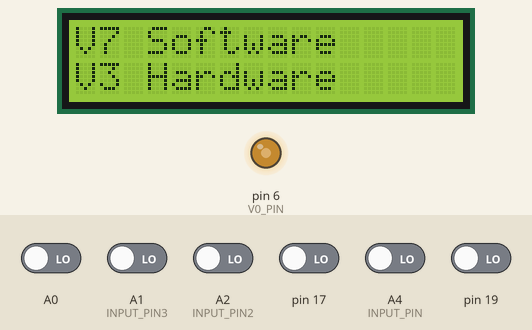
Recording of a sketch running on a simulated Arduino Uno, built with avr-gcc and run on an emulated ATmega328P. Parts: 16×2 character LCD, output pins drawn as LEDs (lit = HIGH). The inputs (shaded band) are chosen by the test bench; at power-on: A0, A1 (INPUT_PIN3), A2 (INPUT_PIN2), A4 (INPUT_PIN), pin 17, pin 19 LOW.

Above: at 2.6 s.
At 5.7 s:
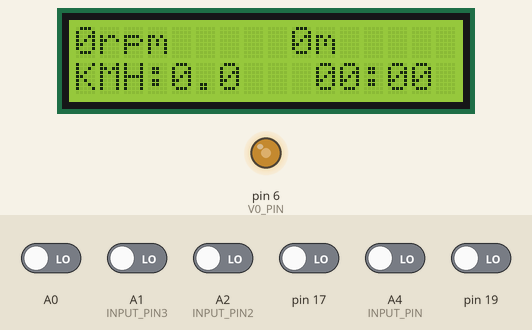
5.8 s: A1 (INPUT_PIN3) driven HIGH
At 7.8 s:
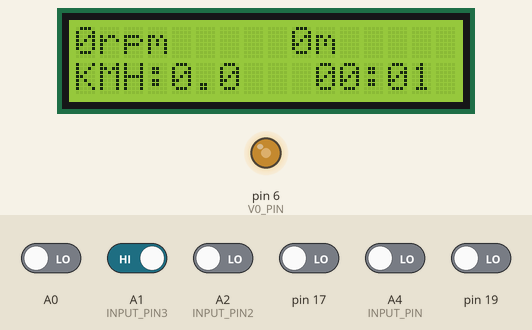
8.8 s: A0 driven HIGH
At 9.4 s:
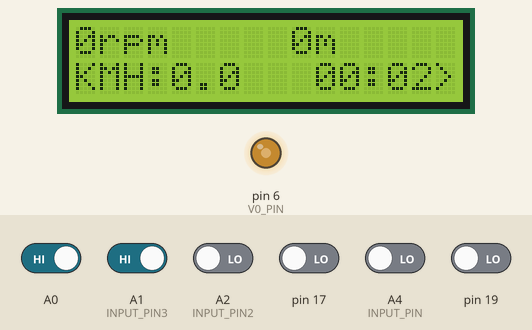
Timing chart, 0 to 11.8 s (numbered marks = the images above; inputs shaded):
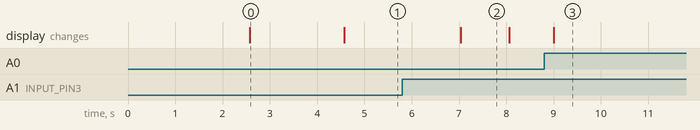

The sketch:

MBC_V7_328P.ino
```cpp
/*
PROJECT : Malkani Bike Computer V7 Software
PURUPOSE: ISP.long, Road to <6:40 2k
COURSE  : TEJ3M
AUTHOR  : Zach Malkani '27
DATE    : Nov 30
MCU     : 328P
STATUS  : Working, not final
HARDWARE: MBC V2
NOTES   :
*/

//LCD Library inclusion
#include <LiquidCrystal.h>

// define input pins
#define INPUT_PIN A4
#define INPUT_PIN2 A2
#define INPUT_PIN3 A1
#define INPUT_PAUSE A0

// LCD Contrast PWM pin
#define V0_PIN 6

uint16_t rpm1 = 0;  // RPM for sensor 1
uint16_t rpm2 = 0;  // RPM for sensor 2

float meters = 0;  // meter count

const uint32_t debounceDelay = 20;  // debounce - input cooldown
const uint32_t timeOut = 2500;      // timout after no inputs

uint32_t lastLCDUpdate = 0;        // Tracks the last screen refresh
const uint16_t lcdInterval = 250;  // Update screen every 250ms (4 times per second)

// stopwatch variables
bool stopwatchRunning = false;  // not running on startup
bool stopwatchPaused = false;   // not paused on startup
float stopwatchStart = 0;       // set to 0millis on startup
float stopwatchElapsed = 0;

bool lastButtonState = false;       // pulled low on startup
bool lastPauseButtonState = false;  // pulled low on startup

LiquidCrystal lcd(13, 12, 11, 10, 9, 8);  //parameters: LCD pins - rs, e, d4, d5, d6, d7

bool lastState = false;  //state during previous loop - 0V/low/false on startup
bool lastState2 = false;

float lastInputTime1 = 0;  //time since last input - 0 on startup
float lastInputTime2 = 0;

uint16_t inputsPerMinute1 = 0;
uint16_t inputsPerMinute2 = 0;
uint16_t V0val = 125;

// setup
void setup() {
  Serial.begin(9600);
  //setup pinModes at register level
  DDRC &= ~(1 << PC4);  // pinMode(A4, INPUT)
  DDRC &= ~(1 << PC2);  // pinMode(A2, INPUT)
  DDRC &= ~(1 << PC1);  // pinMode(A1, INPUT)
  DDRC &= ~(1 << PC0);  // pinMode(A0, INPUT)
  DDRD |= (1 << PD6);   // pinMode(6, OUTPUT)
  DDRD &= ~(1 << PD3);  // pinMode(3, INPUT)

  lcd.begin(16, 2);  //init LCD w/ x,y dimensions

  analogWrite(V0_PIN, V0val); //set lcd contrast pwm

  //load/intro screen
  lcd.setCursor(5, 0);  //(x, y) (rows,colums)
  lcd.print("MALKANI");
  lcd.setCursor(2, 1);
  lcd.print("BIKE COMPUTER");
  delay(2500);
  lcd.clear();
  lcd.setCursor(0, 0);
  lcd.print("V7 Software");
  lcd.setCursor(0, 1);
  lcd.print("V3 Hardware");

  delay(2000);
  lcd.clear();
}

// loop
void loop() {
  // read all inputs at register level
  bool currentState = (PINC & (1 << PC4)) >> PC4;      // digitalRead(A4)
  bool currentState2 = (PINC & (1 << PC2)) >> PC2;     // digitalRead(A2)
  bool buttonState = (PINC & (1 << PC1)) >> PC1;       // digitalRead(A1)
  bool pauseButtonState = (PINC & (1 << PC0)) >> PC0;  // digitalRead(A0)

  //Button logic for stopwatch START/STOP/RESET
  if (buttonState == HIGH && lastButtonState == LOW) {  //if previously high on this loop and low before
    if (!stopwatchRunning) {                            // if stopwatch isnt already running - intended start from user
      stopwatchRunning = true;                          //start stopwatch
      stopwatchPaused = false;                          //ensure not paused
      stopwatchStart = millis() - stopwatchElapsed;     //stopwatch start time = current time - stopwatch elapsed time
      //on first start - stopwatchStart becomes current millis as elapsed = 0
      //when resuming from a pause (e.g. for 2s or 2000ms) - lets program know the time that has passed while paused

      //Serial.println("START"); test point
    } else if (stopwatchRunning) {  // if stopwatch is already running - intended reset from user
      stopwatchRunning = false;     // set to not running
      stopwatchPaused = false;      // set to unpaused
      stopwatchElapsed = 0;         // set elapsed back to 0
      lcd.setCursor(4, 1);
      lcd.print("    ");
      //Serial.println("RESET"); test point
      meters = 0;
    }
    delay(200);  // button debounce
  }
  lastButtonState = buttonState;  // set lastButton state to the state from the loop before, every loop

  // stop/reset/pause logic for stopwatch  ---
  if (stopwatchRunning && pauseButtonState == HIGH && lastPauseButtonState == LOW) {  // if stopwatch running and then paused, and previously not in such a state
    if (!stopwatchPaused) {                                                           // if not already paused -- PAUSE
      stopwatchPaused = true;                                                         // pause
      stopwatchElapsed = millis() - stopwatchStart;
    } else if (stopwatchPaused) {  // if already paused -- UNPAUSE
      stopwatchPaused = false;     // unpause
      stopwatchStart = millis() - stopwatchElapsed;
    }
    delay(200);  // button debounce
  }
  lastPauseButtonState = pauseButtonState;  // set laststate on next loop to state on current loop

  // update stopwatch elapsed time
  if (stopwatchRunning && !stopwatchPaused) {      // if running and not paused
    stopwatchElapsed = millis() - stopwatchStart;  //set elapsed time to current time - start time = time running
  }


  // sensor 1 reading cadence ---------------------
  if (!stopwatchPaused) {                                 // if not paused
    uint32_t currentT = millis();                         //set time at start of loop to current millis time
    if (currentState == HIGH && lastState == LOW) {       //if sensor reading and previously not
      if (currentT - lastInputTime1 > debounceDelay) {    // Only calculate if the time since the last valid pulse is greater than debounce delay
        uint32_t deltaTime = currentT - lastInputTime1;   // deltaTime = change in time since previous input
        if (lastInputTime1 != 0) {                        // if not on first input
          inputsPerMinute1 = 60000.0 / (float)deltaTime;  //inputs per minute = 60,000ms/change in time since last input, a.k.a. 60 seconds/change in time = ipm
        }
        lastInputTime1 = currentT;  // set last input time to current time as input has been logged
      }
    }

    // Reset to zero if pulse hasn't been seen in (timeOut) seconds
    if (currentT - lastInputTime1 > timeOut) inputsPerMinute1 = 0;
    lastState = currentState;
  }

  // Sensor 2 Reading (Speed) using same method as sensor 1 reading
  if (!stopwatchPaused) {
    uint32_t currentT = millis();
    if (currentState2 == HIGH && lastState2 == LOW) {
      // Debounce check
      if (currentT - lastInputTime2 > debounceDelay) {
        uint32_t deltaTime = currentT - lastInputTime2;
        if (lastInputTime2 != 0) {
          inputsPerMinute2 = 60000.0 / (float)deltaTime;
          meters += 2.136;  // add 1 wheel circumference to distance travelled
        }
        lastInputTime2 = currentT;
      }
    }

    // timeOut logic
    if (currentT - lastInputTime2 > timeOut) inputsPerMinute2 = 0;
    lastState2 = currentState2;
  }

  //set both RPM values to their IPM values now that theyre finished being calculated and round up using +.5 for decimal -> integer calcs
  rpm1 = (uint16_t)(inputsPerMinute1 + 0.5);
  rpm2 = (uint16_t)(inputsPerMinute2 + 0.5);

  //if (rpm1 > 9999) rpm1 = 9999;
  //if (rpm2 > 9999) rpm2 = 9999; ------------------------------------------------------------------------Delete this line and line above if all is well without them

  // speed calculations-----------
  float speed = (rpm2 * 2.136 * 60) / 1000;
  /*
  logic: # of revolutions/minute * wheel circumference * 60 minutes = distance, in KM travelled every hour, a.k.a KM/H

  formula: speed = (rpm *circumference* 60mins)/1000

  lastly, divide by 1000 to convert from millis to seconds
  */

  // Print to LCD every 250ms
  if (millis() - lastLCDUpdate >= lcdInterval) {  // if current time - last time is greater than or equal to the interval specified above
    lastLCDUpdate = millis();                     //reset print cooldown

    lcd.setCursor(0, 0);  // x,y
    lcd.print(rpm1);
    lcd.print("rpm   ");

    lcd.setCursor(0, 1);
    lcd.print("KMH:");
    lcd.setCursor(4, 1);
    lcd.print(speed, 1);
    lcd.print(" ");

    lcd.setCursor(9, 0);
    if (meters < 1000) {       //if meter count is sub-1km, print as meters
      lcd.print((int)meters);  // int meters so it doesnt show decimals from float calculation
      lcd.print("m ");         //units
    } else {
      lcd.print(meters / 1000.0, 2);  //if meter count is over 1km
      lcd.print("km");                //units
    }


    // stopwatch LCD reading
    uint32_t seconds = stopwatchElapsed / 1000;  // convert milliseconds to seconds
    uint32_t minutes = seconds / 60;             //grab minutes
    seconds = seconds % 60;                      //max 60

    lcd.setCursor(10, 1);
    if (minutes < 10) lcd.print("0");
    lcd.print(minutes);
    lcd.print(":");
    if (seconds < 10) lcd.print("0");
    lcd.print(seconds);

    if (stopwatchPaused) {
      lcd.setCursor(15, 1);
      lcd.print(">");
    } else {
      lcd.setCursor(15, 1);
      lcd.print(" ");
    }
    //update LCD contrast pin, only needed to every 250ms
    OCR0A = V0val;  // analogWrite(6, V0val) access OCR0A (PWM pin 6) and set to contrast value
  }

  delay(10);  //extra debounce
}
```

Measured:
- after the input at 5.8 s, the display: changes after 1.2 s (image 2)
- after the input at 8.8 s, the display: changes after 0.21 s (image 3)
- what the display in image 0 shows lasts 2.0 s, from 2.6 s to 4.6 s
- what the display in image 2 shows lasts 1.1 s, from 7.0 s to 8.1 s
